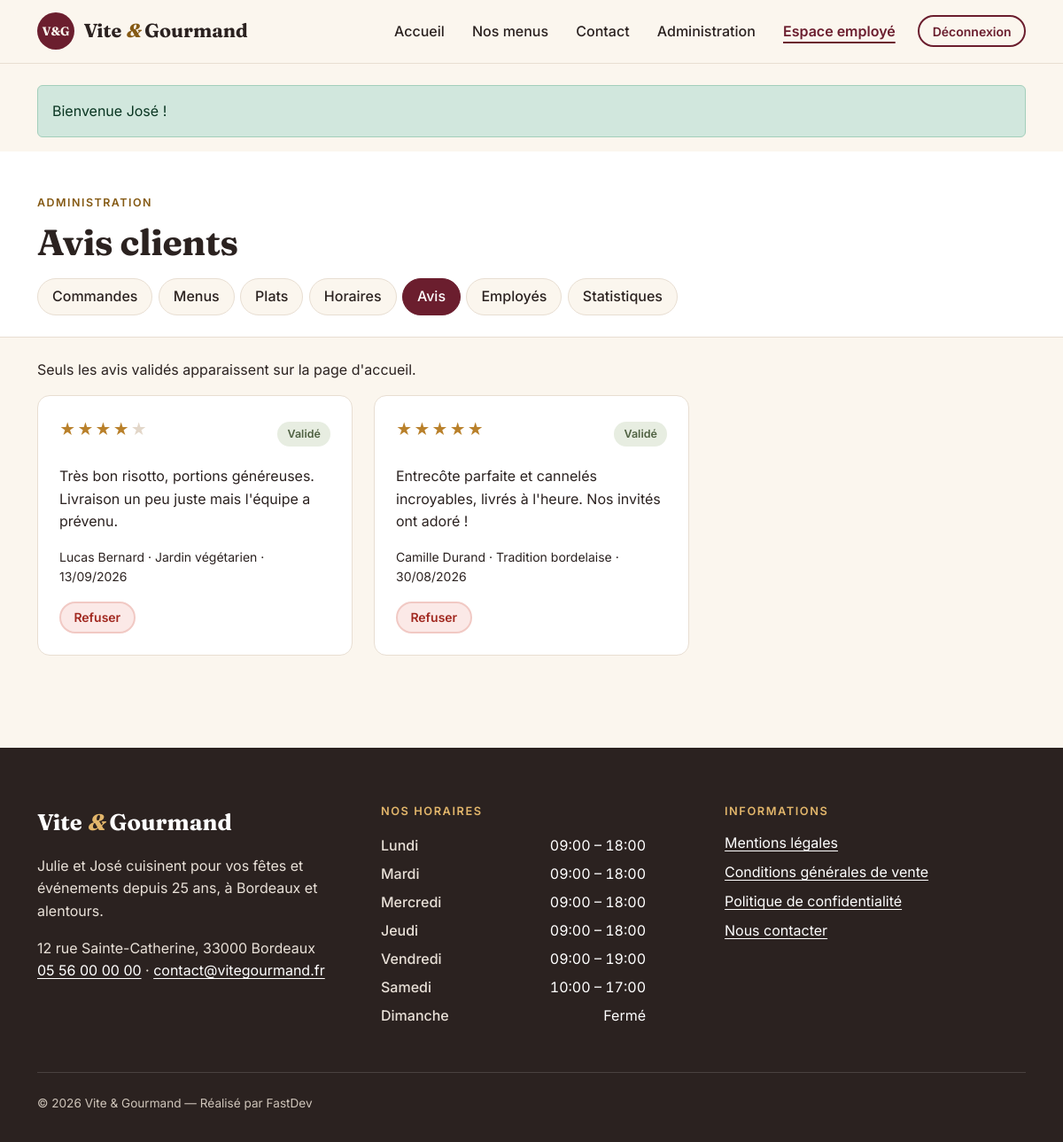
Screenshot of /gestion/avis (signed in) with the database file from the repository.
### tables this page shows
CREATE TABLE avis (
    avis_id         INT          NOT NULL AUTO_INCREMENT,
    note            TINYINT      NOT NULL,
    description     VARCHAR(500) NOT NULL,
    statut          VARCHAR(50)  NOT NULL DEFAULT 'en attente',   
    utilisateur_id  INT          NOT NULL,
    numero_commande VARCHAR(50)  NOT NULL UNIQUE,                 
    date_avis       DATETIME     NOT NULL DEFAULT CURRENT_TIMESTAMP,
    PRIMARY KEY (avis_id),
    CONSTRAINT fk_avis_user FOREIGN KEY (utilisateur_id) REFERENCES utilisateur(utilisateur_id),
    CONSTRAINT fk_avis_commande FOREIGN KEY (numero_commande) REFERENCES commande(numero_commande) ON DELETE CASCADE,
    CONSTRAINT chk_avis_note CHECK (note BETWEEN 1 AND 5)
);

CREATE TABLE utilisateur (
    utilisateur_id  INT          NOT NULL AUTO_INCREMENT,
    email           VARCHAR(180) NOT NULL UNIQUE,
    password        VARCHAR(255) NOT NULL,             
    nom             VARCHAR(50)  NOT NULL DEFAULT '',
    prenom          VARCHAR(50)  NOT NULL DEFAULT '',
    telephone       VARCHAR(50)  NOT NULL DEFAULT '',
    ville           VARCHAR(50)  NOT NULL DEFAULT '',
    pays            VARCHAR(50)  NOT NULL DEFAULT 'France',
    adresse_postale VARCHAR(255) NOT NULL DEFAULT '',
    actif           TINYINT(1)   NOT NULL DEFAULT 1,   
    role_id         INT          NOT NULL,
    date_creation   DATETIME     NOT NULL DEFAULT CURRENT_TIMESTAMP,
    PRIMARY KEY (utilisateur_id),
    CONSTRAINT fk_utilisateur_role FOREIGN KEY (role_id) REFERENCES role(role_id)
);

CREATE TABLE menu (
    menu_id                  INT           NOT NULL AUTO_INCREMENT,
    titre                    VARCHAR(100)  NOT NULL,
    nombre_personne_minimum  INT           NOT NULL,
    prix_par_personne        DECIMAL(8,2)  NOT NULL,
    description              TEXT          NOT NULL,
    conditions               TEXT          NOT NULL,
    quantite_restante        INT           NOT NULL DEFAULT 0,
    regime_id                INT           NOT NULL,
    theme_id                 INT           NOT NULL,
    actif                    TINYINT(1)    NOT NULL DEFAULT 1,
    PRIMARY KEY (menu_id),
    CONSTRAINT fk_menu_regime FOREIGN KEY (regime_id) REFERENCES regime(regime_id),
    CONSTRAINT fk_menu_theme  FOREIGN KEY (theme_id)  REFERENCES theme(theme_id),
    CONSTRAINT chk_menu_min   CHECK (nombre_personne_minimum > 0),
    CONSTRAINT chk_menu_prix  CHECK (prix_par_personne >= 0),
    CONSTRAINT chk_menu_stock CHECK (quantite_restante >= 0)
);

CREATE TABLE horaire (
    horaire_id      INT         NOT NULL AUTO_INCREMENT,
    jour            VARCHAR(50) NOT NULL,
    ordre           TINYINT     NOT NULL DEFAULT 0,    
    heure_ouverture VARCHAR(50) NULL,                  
    heure_fermeture VARCHAR(50) NULL,
    PRIMARY KEY (horaire_id)
);

### src/Core/View.php (called while the page is built, shortened)
<?php
final class View
{
    public static function render(string $template, array $data = []): void
    {
        require ROOT_PATH . '/templates/layout.php';
    }
}

### src/Controller/StaffController.php (called while the page is built, shortened)
<?php
final class StaffController
{
    public function avis(): void
    {
        $repo = new AvisRepository();
        View::render('pages/staff/avis', ['title' => 'Modération des avis', 'avis' => $repo->byStatus()]);
    }
}

### public/index.php (called while the page is built, shortened)
<?php
require dirname(__DIR__) . '/src/bootstrap.php';
$path = parse_url($_SERVER['REQUEST_URI'] ?? '/', PHP_URL_PATH) ?: '/';
$path = rtrim($path, '/') ?: '/';
try {
    [$class, $method] = $routes[$path];
    (new $class())->$method();
} catch (PDOException $e) {
    error_log('[DB] ' . $e->getMessage());
    http_response_code(500);
    $driverCode = (int) ($e->errorInfo[1] ?? 0);
    $schemaHint = in_array($driverCode, [1049, 1054, 1146, 1364], true)
        ? ' — La base « ' . env('DB_NAME', 'vite_gourmand_ecf') . ' » ne correspond pas au schéma du projet : '
          . 'importez database/01_schema.sql puis database/02_data.sql (voir README).'
        : '';
    App\Core\View::render('pages/error', [
        'title' => 'Erreur',
        'code' => 500,
        'message' => env('APP_ENV') === 'prod'
            ? 'Une erreur technique est survenue. Merci de réessayer plus tard.'
            : 'Erreur base de données : ' . $e->getMessage() . $schemaHint,
    ]);
}

### src/helpers.php (called while the page is built, shortened)
<?php
function e(mixed $value): string
{
    return htmlspecialchars((string) $value, ENT_QUOTES | ENT_SUBSTITUTE, 'UTF-8');
}
function url(string $path = '/', array $query = []): string
{
    $path = '/' . ltrim($path, '/');
    return $query ? $path . '?' . http_build_query($query) : $path;
}
function asset(string $path): string
{
    return '/' . ltrim($path, '/');
}
function take_flashes(): array
{
    $f = $_SESSION['flash'] ?? [];
    return $f;
}
function date_fr(?string $date, bool $withTime = false): string
{
    $ts = strtotime($date);
    return $withTime ? date('d/m/Y à H:i', $ts) : date('d/m/Y', $ts);
}

### src/Core/Auth.php (called while the page is built, shortened)
<?php
final class Auth
{
    public static function user(): ?array
    {
        return $_SESSION['user'] ?? null;
    }
    public static function role(): ?string
    {
        return $_SESSION['user']['role'] ?? null;
    }
    public static function isStaff(): bool
    {
        return in_array(self::role(), [self::ROLE_EMPLOYE, self::ROLE_ADMIN], true);
    }
    public static function isAdmin(): bool
    {
        return self::role() === self::ROLE_ADMIN;
    }
}

### src/Repository/AvisRepository.php (called while the page is built, shortened)
<?php
final class AvisRepository
{
    public function byStatus(string $statut = ''): array
    {
        $sql = 'SELECT a.*, u.prenom, u.nom, u.email, m.titre AS menu_titre FROM avis a
                JOIN utilisateur u ON u.utilisateur_id = a.utilisateur_id
                JOIN commande c ON c.numero_commande = a.numero_commande JOIN menu m ON m.menu_id = c.menu_id';
        return Database::pdo()->query($sql . ' ORDER BY FIELD(a.statut, \'en attente\', \'valide\', \'refuse\'), a.date_avis DESC')->fetchAll();
    }
}

### src/bootstrap.php (called while the page is built, shortened)
<?php
spl_autoload_register(function (string $class): void {
    if (str_starts_with($class, 'App\\')) {
        $file = ROOT_PATH . '/src/' . str_replace('\\', '/', substr($class, 4)) . '.php';
    }
});
require ROOT_PATH . '/src/helpers.php';

### src/Core/Database.php (called while the page is built, shortened)
<?php
final class Database
{
    private static ?PDO $pdo = null;
    public static function pdo(): PDO
    {
        if (self::$pdo === null) {
            $dsn = sprintf(
                'mysql:host=%s;port=%s;dbname=%s;charset=utf8mb4',
                env('DB_HOST', '127.0.0.1'),
                env('DB_PORT', '3306'),
                env('DB_NAME', 'vite_gourmand_ecf')
            );
            self::$pdo = new PDO($dsn, env('DB_USER', 'root'), env('DB_PASS', '') ?? '', [
                PDO::ATTR_ERRMODE            => PDO::ERRMODE_EXCEPTION,
                PDO::ATTR_DEFAULT_FETCH_MODE => PDO::FETCH_ASSOC,
                PDO::ATTR_EMULATE_PREPARES   => false,
            ]);
        }
        return self::$pdo;
    }
}

### src/Repository/RefRepository.php (called while the page is built, shortened)
<?php
final class RefRepository
{
    public function horaires(): array
    {
        return Database::pdo()->query('SELECT * FROM horaire ORDER BY ordre')->fetchAll();
    }
}

### templates/pages/staff/avis.php (the view, shortened to what this page needs)
<?php
$labels = ['en attente' => ['À modérer', 'badge-wait'], 'valide' => ['Validé', 'badge-done'], 'refuse' => ['Refusé', 'badge-cancel']];
?>
<section class="section pt-4">
    <div class="container">
        <p>Seuls les avis validés apparaissent sur la page d'accueil.</p>
        <div class="row g-4">
            <?php foreach ($avis as $a): ?>
                <div class="col-md-6 col-lg-4">
                    <article class="review review-admin">
                        <p class="d-flex justify-content-between align-items-center">
                            <span class="stars" aria-label="Note : <?= (int) $a['note'] ?> sur 5"><?= str_repeat('★', (int) $a['note']) ?><span class="stars-off"><?= str_repeat('★', 5 - (int) $a['note']) ?></span></span>
                            <span class="status <?= $labels[$a['statut']][1] ?? '' ?>"><?= $labels[$a['statut']][0] ?? e($a['statut']) ?></span>
                        </p>
                        <p><?= e($a['description']) ?></p>
                        <p class="small mb-3"><?= e($a['prenom'] . ' ' . $a['nom']) ?> · <?= e($a['menu_titre']) ?> · <?= date_fr($a['date_avis']) ?></p>
                        <div class="d-flex gap-2">
                            <?php foreach (['valide' => 'Valider', 'refuse' => 'Refuser'] as $s => $l): if ($a['statut'] === $s) continue; ?>
                                <form method="post" action="<?= url('/gestion/avis') ?>">
                                    <button class="btn btn-sm <?= $s === 'valide' ? 'btn-brand' : 'btn-danger-soft' ?>" type="submit"><?= $l ?><span class="visually-hidden"> l'avis de <?= e($a['prenom']) ?></span></button>
                                </form>
                            <?php endforeach; ?>
                        </div>
                    </article>
                </div>
            <?php endforeach; ?>
        </div>
    </div>
</section>

### templates/layout.php (shortened to what this page needs)
<?php
$current = rtrim(parse_url($_SERVER['REQUEST_URI'] ?? '/', PHP_URL_PATH) ?: '/', '/') ?: '/';
$isActive = fn (string $p) => ($p === '/' ? $current === '/' : str_starts_with($current, $p)) ? ' aria-current="page"' : '';
try {
    $horaires = (new RefRepository())->horaires();
} catch (\Throwable) {
    $horaires = [];
}
$authUser = Auth::user();
?><!doctype html>
<html lang="fr">
<head>
    <link href="<?= asset('assets/css/fonts.css') ?>" rel="stylesheet">
    <link href="<?= asset('assets/vendor/bootstrap/bootstrap.min.css') ?>" rel="stylesheet">
    <link href="<?= asset('assets/css/style.css') ?>" rel="stylesheet">
</head>
<body>
<header class="site-header">
    <nav class="navbar navbar-expand-lg container" aria-label="Menu principal">
        <a class="brand" href="<?= url('/') ?>">
            <span class="brand-mark" aria-hidden="true">V&amp;G</span>
            <span class="brand-name">Vite <em>&amp;</em> Gourmand</span>
        </a>
        <div class="collapse navbar-collapse" id="nav">
            <ul class="navbar-nav ms-auto align-items-lg-center gap-lg-1">
                <li class="nav-item"><a class="nav-link" href="<?= url('/') ?>"<?= $isActive('/') ?>>Accueil</a></li>
                <li class="nav-item"><a class="nav-link" href="<?= url('/menus') ?>"<?= $isActive('/menu') ?>>Nos menus</a></li>
                <li class="nav-item"><a class="nav-link" href="<?= url('/contact') ?>"<?= $isActive('/contact') ?>>Contact</a></li>
                <?php if ($authUser): ?>
                    <?php if (Auth::isAdmin()): ?>
                        <li class="nav-item"><a class="nav-link" href="<?= url('/admin') ?>"<?= $isActive('/admin') ?>>Administration</a></li>
                    <?php endif; ?>
                    <?php if (Auth::isStaff()): ?>
                        <li class="nav-item"><a class="nav-link" href="<?= url('/gestion') ?>"<?= $isActive('/gestion') ?>>Espace employé</a></li>
                    <?php else: ?>
                        <li class="nav-item"><a class="nav-link" href="<?= url('/espace') ?>"<?= $isActive('/espace') ?>>Mon espace</a></li>
                    <?php endif; ?>
                    <li class="nav-item">
                        <form method="post" action="<?= url('/deconnexion') ?>" class="m-0">
                            <button class="btn btn-outline-brand btn-sm ms-lg-2" type="submit">
                                Déconnexion <span class="visually-hidden">de <?= e($authUser['prenom']) ?></span>
                            </button>
                        </form>
                    </li>
                <?php else: ?>
                    <li class="nav-item"><a class="btn btn-brand btn-sm ms-lg-2" href="<?= url('/connexion') ?>"<?= $isActive('/connexion') ?>>Connexion</a></li>
                <?php endif; ?>
            </ul>
        </div>
    </nav>
</header>
<main id="contenu" tabindex="-1">
    <?php $flashes = take_flashes(); if ($flashes): ?>
        <div class="container pt-4" role="status" aria-live="polite">
            <?php foreach ($flashes as $f): ?>
                <div class="alert alert-<?= $f['type'] === 'error' ? 'danger' : ($f['type'] === 'success' ? 'success' : 'info') ?>" <?= $f['type'] === 'error' ? 'role="alert"' : '' ?>>
                    <?= e($f['message']) ?>
                </div>
            <?php endforeach; ?>
        </div>
    <?php endif; ?>
    <?php require $__template; ?>
</main>
<footer class="site-footer">
    <div class="container">
        <div class="row g-4 g-lg-5">
            <div class="col-lg-4">
                <p class="footer-brand">Vite <em>&amp;</em> Gourmand</p>
                <p>Julie et José cuisinent pour vos fêtes et événements depuis 25 ans, à Bordeaux et alentours.</p>
                <address class="mb-0">12 rue Sainte-Catherine, 33000 Bordeaux<br>
                    <a href="tel:+33556000000">05 56 00 00 00</a> · <a href="mailto:contact@vitegourmand.fr">contact@vitegourmand.fr</a>
                </address>
            </div>
            <div class="col-sm-6 col-lg-4">
                <h2 class="footer-title">Nos horaires</h2>
                <table class="hours">
                    <tbody>
                    <?php foreach ($horaires as $h): ?>
                        <tr>
                            <th scope="row"><?= e($h['jour']) ?></th>
                            <td><?= $h['heure_ouverture'] ? e($h['heure_ouverture']) . ' – ' . e($h['heure_fermeture']) : 'Fermé' ?></td>
                        </tr>
                    <?php endforeach; ?>
                    </tbody>
                </table>
            </div>
            <div class="col-sm-6 col-lg-4">
                <h2 class="footer-title">Informations</h2>
                <ul class="list-unstyled footer-links">
                    <li><a href="<?= url('/mentions-legales') ?>">Mentions légales</a></li>
                    <li><a href="<?= url('/cgv') ?>">Conditions générales de vente</a></li>
                    <li><a href="<?= url('/confidentialite') ?>">Politique de confidentialité</a></li>
                    <li><a href="<?= url('/contact') ?>">Nous contacter</a></li>
                </ul>
            </div>
        </div>
        <p class="footer-copy">© <?= date('Y') ?> Vite &amp; Gourmand — Réalisé par FastDev</p>
    </div>
</footer>
</body>
</html>

### rows the page displays
avis: note "★★★★", note "★", statut "Validé", description "Très bon risotto, portions généreuses. Livraison un peu juste mais l'équipe a prévenu.", utilisateur.nom "Lucas Bernard", menu.titre "Jardin végétarien", date_avis "13/09/2026", l "Refuser"
avis: note "★★★★★", statut "Validé", description "Entrecôte parfaite et cannelés incroyables, livrés à l'heure. Nos invités ont adoré !", utilisateur.nom "Camille Durand", menu.titre "Tradition bordelaise", date_avis "30/08/2026", l "Refuser"
horaire: jour "Lundi", heure_ouverture "09:00", heure_fermeture "18:00"
horaire: jour "Mardi", heure_ouverture "09:00", heure_fermeture "18:00"
horaire: jour "Mercredi", heure_ouverture "09:00", heure_fermeture "18:00"
horaire: jour "Jeudi", heure_ouverture "09:00", heure_fermeture "18:00"
horaire: jour "Vendredi", heure_ouverture "09:00", heure_fermeture "19:00"
horaire: jour "Samedi", heure_ouverture "10:00", heure_fermeture "17:00"
horaire: jour "Dimanche", shows "Fermé"

### other values shown
$f['message'] "Bienvenue José !"
$heading "Avis clients"
$label "Commandes"
$label "Menus"
$label "Plats"
$label "Horaires"
$label "Avis"
$label "Employés"
$label "Statistiques"
